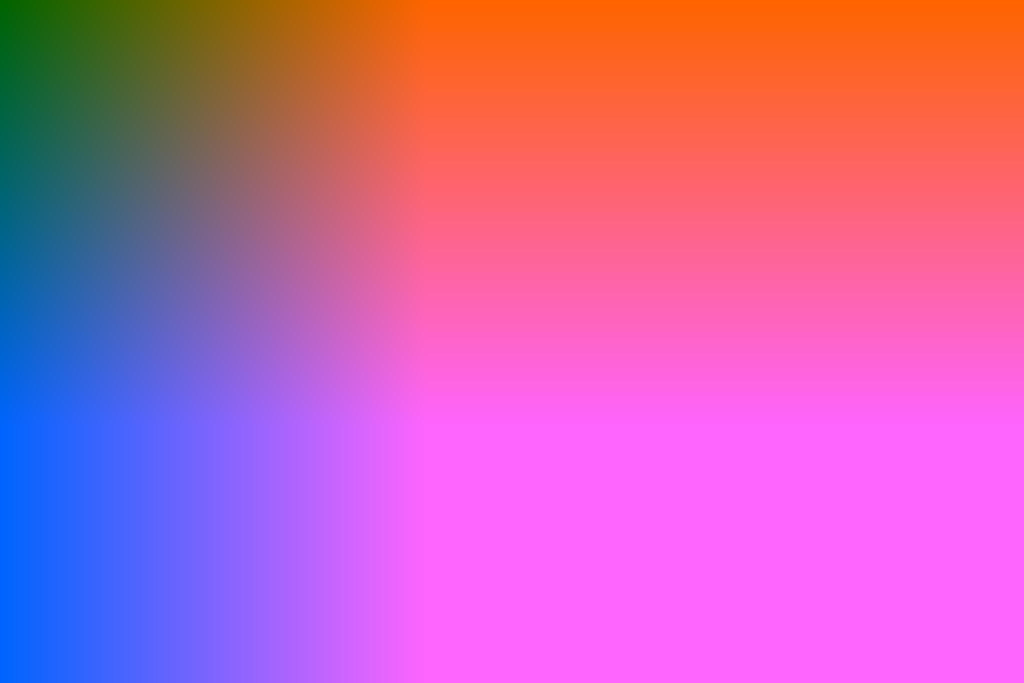
#> input picture tests/fixtures/c2pa/C.jpg, 2048 x 1365 px (shown at 1/2 size)
$ python -i pixel_engine.py   (imports and definitions only)
#> lines starting #> are read from the running program, lines starting #| are printed output that depends on the picture; after the words box and inside, x2 and y2 are one past the last pixel; in counts of white or black regions, pixels touching at a corner belong together
"""Fast bounded pixel filtering and descriptive frequency measurements.

The frequency statistics are an uncalibrated texture heuristic, not a SynthID
classifier or a probability of AI origin. This module never imports a neural
network runtime and never turns an executed filter into a verified removal.
"""
from __future__ import annotations

import math
from pathlib import Path
import tempfile
import time

from file_publish import publish_new_file


class PixelProcessingCancelled(RuntimeError):
    pass


def _pixel_cancel(cancel_event):
    if cancel_event is not None and cancel_event.is_set():
        raise PixelProcessingCancelled("이미지 처리를 취소했습니다.")


# [5 lines left out: function _pixel_emit, not called in this run]


def scan_frequency_signature(path):
    """Measure local spectral peaks; never report an AI detection percentage.

    A centered crop is windowed to reduce the spectrum introduced by crop
    boundaries. Amplitudes are compared to their radial-band mean. Repeated
    texture, typography, grids and compression can all produce candidates.
    The thresholds describe this heuristic only; they are not a trained
    classifier or a calibrated SynthID test.
    """
#> called with path = 'tests/fixtures/c2pa/C.jpg'
    import numpy as np
    from PIL import Image
    started = time.perf_counter()
    source = Path(path).expanduser().resolve(strict=True)
    with Image.open(source) as image:
#> image is the input picture: PIL image 2048x1365 RGB; mean R, G, B 200.7, 100.2, 173.9
        if getattr(image, "n_frames", 1) != 1:
            raise ValueError("단일 프레임 이미지가 필요합니다.")
        width, height = image.size
#> width = 2048; height = 1365
        crop_width, crop_height = min(512, width), min(512, height)
#> crop_width = 512; crop_height = 512
        left, top = (width - crop_width) // 2, (height - crop_height) // 2
#> left = 768; top = 426
        crop = image.crop((left, top, left + crop_width, top + crop_height))
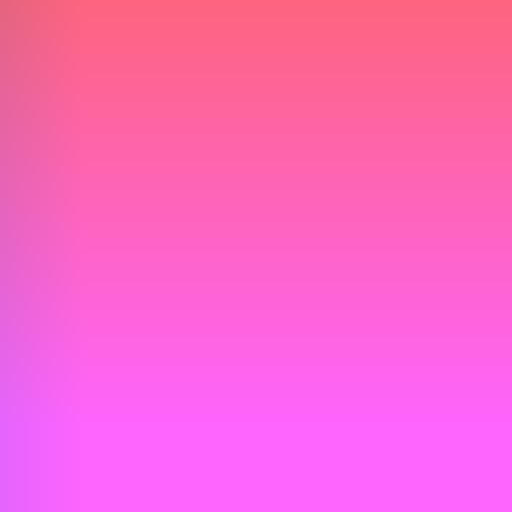
#> crop: PIL image 512x512 RGB; mean R, G, B 251.9, 100.1, 200.5
        # Do not measure hidden RGB values as if they were visible texture.
        if "A" in crop.getbands() or "transparency" in crop.info:
            rgba = crop.convert("RGBA")
            background = Image.new("RGBA", rgba.size, (127, 127, 127, 255))
            background.alpha_composite(rgba)
            crop = background.convert("RGB")
        gray = np.asarray(crop.convert("L"), dtype=np.float32)
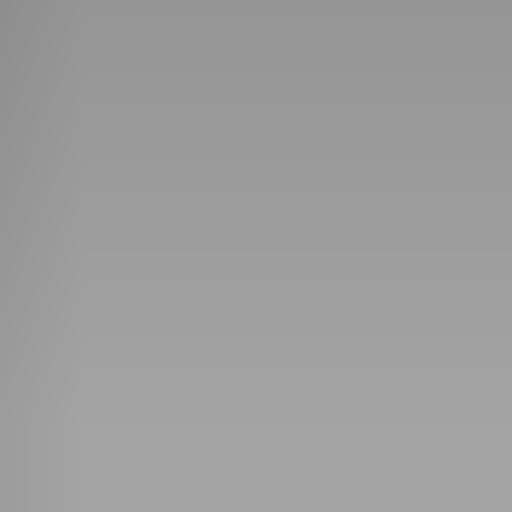
#> gray: shape (512, 512) float32; min 142, max 164, mean 156.9
    base = {
        "status": "not_detected", "scope": "spectral_anomaly_heuristic",
        "verified_watermark": False, "peak_count": 0,
        "peak_energy_fraction": 0.0, "high_frequency_energy_fraction": 0.0,
        "maximum_peak_ratio": 0.0, "sample_size": [crop_width, crop_height],
        "sample_box": [left, top, left + crop_width, top + crop_height],
        "algorithm": "hann-radial-peaks-v1", "threshold_ratio": 8.0,
        "detail": "설정한 기준의 반복 주파수 패턴이 없습니다.",
    }
    if min(crop_width, crop_height) < 32:
        base.update(status="insufficient_data", detail="주파수 패턴을 비교하기에는 이미지가 작습니다.")
    else:
        centered = gray - np.mean(gray, dtype=np.float64)
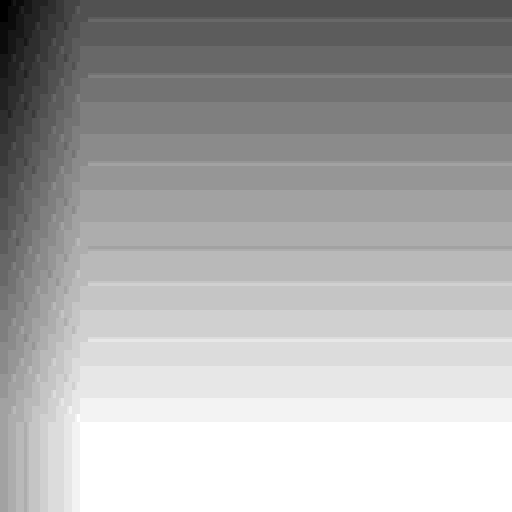
#> centered: shape (512, 512) float32; min -14.92, max 7.08, mean 0; drawn with min black and max white
        if float(np.std(centered, dtype=np.float64)) >= 0.05:
            window = np.hanning(crop_height)[:, None] * np.hanning(crop_width)[None, :]
            magnitude = np.abs(np.fft.fftshift(np.fft.fft2(centered * window)))
            yy, xx = np.ogrid[:crop_height, :crop_width]
#> yy = 512 values from 0 to 511
            radius = np.sqrt((yy - crop_height // 2) ** 2 + (xx - crop_width // 2) ** 2)
            rings = np.floor(radius).astype(np.int32)
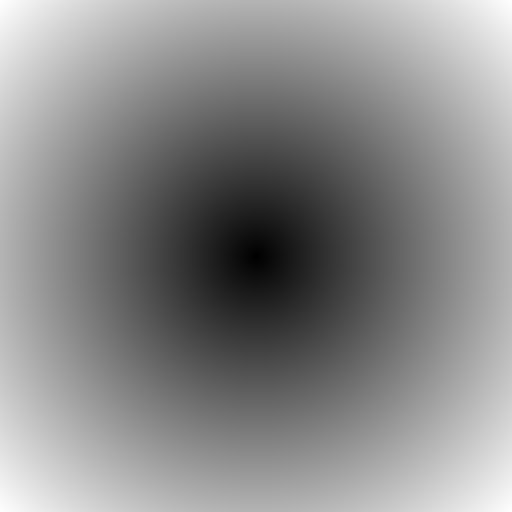
#> radius: shape (512, 512) float64; min 0, max 362, mean 195.9; drawn with min black and max white
            ring_count = np.bincount(rings.ravel())
            ring_mean = np.bincount(rings.ravel(), weights=magnitude.ravel()) / np.maximum(ring_count, 1)
#> ring_mean = 363 values, max 76302.7 at index 1, min 0.296 at index 354, mean 393.6
            ratio = magnitude / np.maximum(ring_mean[rings], 1e-10)
            band = (radius >= max(6.0, min(crop_width, crop_height) * .08)) & (radius <= min(crop_width, crop_height) * .48)
            power = magnitude * magnitude
            total_power = float(np.sum(power[radius >= 2], dtype=np.float64))
#> total_power = 4.95e+09
            # Count local maxima, rather than every neighboring FFT bin of one peak.
            peak = band & (ratio >= 8.0)
#> peak: shape (512, 512) bool; 0.6% white; 38 white regions (30 under 20 px), largest, box (x1, y1, x2, y2) and area: (254, 11, 259, 152) 419, (254, 361, 259, 502) 419, (255, 153, 258, 216) 189
            for dy, dx in ((-1, 0), (1, 0), (0, -1), (0, 1)):
                peak &= magnitude > np.roll(magnitude, (dy, dx), axis=(0, 1))
#> this loop made 4 passes
#> pass 1, in scan_frequency_signature, `peak &= magnitude > np.roll(magnitude, (dy, dx), axis=(0, 1))`:
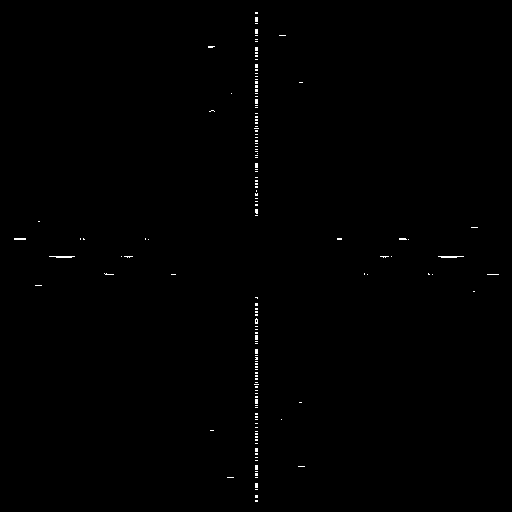
#> peak: shape (512, 512) bool; 0.34% white in thin lines or dots
#> after the loop:
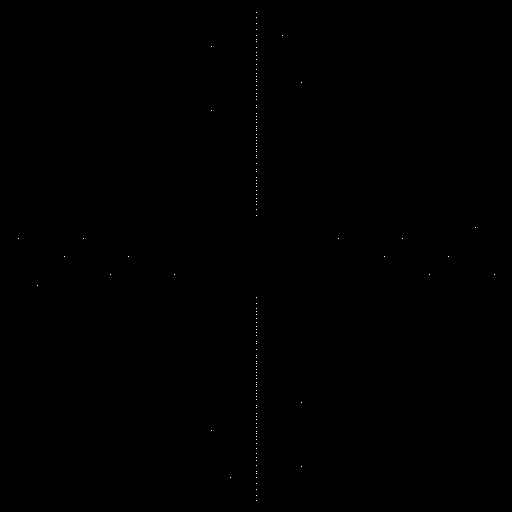
#> peak: shape (512, 512) bool; 0.05% white in thin lines or dots, all inside (x1, y1, x2, y2) = (18, 12, 495, 501)
            count = int(np.count_nonzero(peak))
#> count = 130
            peak_energy = float(np.sum(power[peak], dtype=np.float64)) / max(total_power, 1e-20)
#> peak_energy = 0.0263
            high_energy = float(np.sum(power[radius >= min(crop_width, crop_height) * .25], dtype=np.float64)) / max(total_power, 1e-20)
#> high_energy = 0.0182
            maximum = float(np.max(ratio[band])) if np.any(band) else 0.0
#> maximum = 231.6
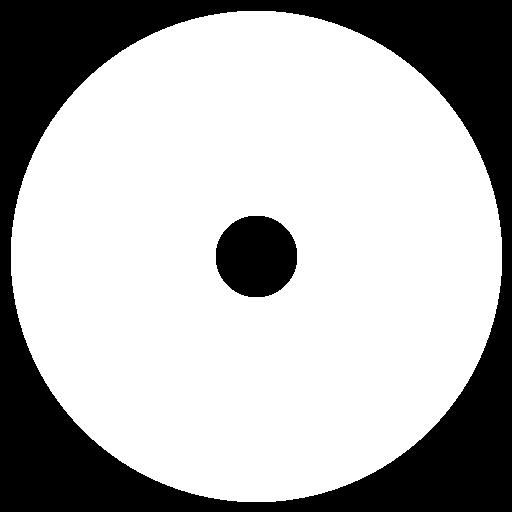
#> band: shape (512, 512) bool; 70.4% white; 2 black regions, box (x1, y1, x2, y2) and area: (0, 0, 512, 512) 72383, (216, 216, 297, 297) 5249
            # Conjugate peaks appear in pairs; a minimum energy excludes
            # numerical/quantization spikes far below the visible structure.
            candidate = count >= 2 and peak_energy >= .015
#> candidate = True
            base.update(peak_count=count, peak_energy_fraction=min(1.0, peak_energy),
                        high_frequency_energy_fraction=min(1.0, high_energy),
                        maximum_peak_ratio=maximum,
                        status="pattern_candidate" if candidate else "not_detected",
                        detail=("반복 주파수 패턴이 있습니다. 워터마크 여부를 단정하는 결과는 아닙니다."
                                if candidate else "설정한 기준의 반복 주파수 패턴이 없습니다."))
    base["elapsed_seconds"] = time.perf_counter() - started
    return base


# [194 lines left out: functions _pixel_noise, _pixel_pad, _pixel_filtered_tile, _pixel_comparison, process_pixel_image, not called in this run]

>>> result = scan_frequency_signature('tests/fixtures/c2pa/C.jpg')
#> result = 13 items
